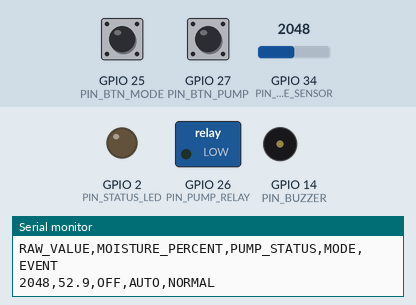
Recording of a sketch running on a simulated ESP32. On the bench: switched loads named in the sketch (green lamp = pin HIGH), output pins drawn as LEDs (lit = HIGH), buzzer (waves = sounding, pin HIGH), the last lines printed to the serial monitor. Dashed ring = blinking. Inputs (shaded band) come from the test bench; at power-on: GPIO 34 (PIN_MOISTURE_SENSOR) = 2048, GPIO 25 (PIN_BTN_MODE) HIGH, GPIO 27 (PIN_BTN_PUMP) HIGH.

Above: at 1.2 s.
1.3 s: GPIO 34 (PIN_MOISTURE_SENSOR) set to 2322
3.2 s: GPIO 34 (PIN_MOISTURE_SENSOR) set to 2421
At 5.2 s:
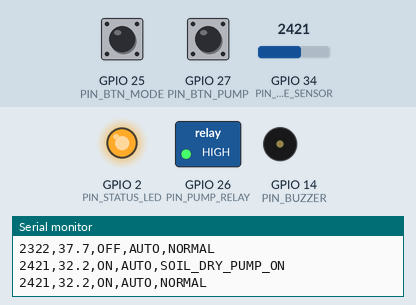
5.5 s: GPIO 25 (PIN_BTN_MODE) pulled LOW for 0.15 s
At 8.4 s:
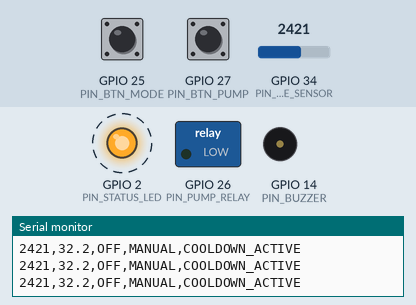
9.8 s: GPIO 25 (PIN_BTN_MODE) pulled LOW for 1 s
At 51.8 s:
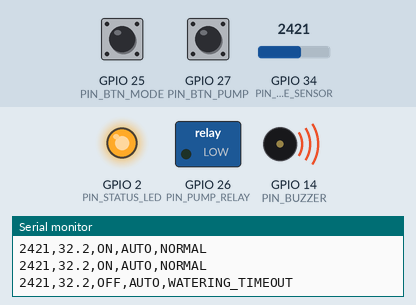
Timing chart, 0 to 52.5 s (numbered marks = the images above; inputs shaded):
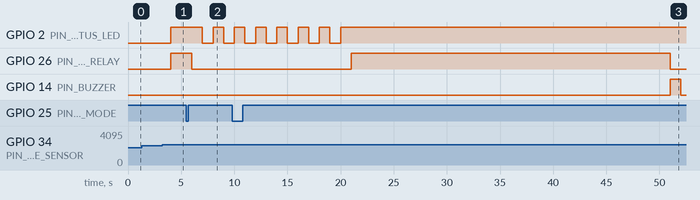

Measured:
- the behaviour switches between 2370 and 2371 on GPIO 34 (PIN_MOISTURE_SENSOR) (found by bisection; images 0 and 1)
- after the input at 3.2 s, GPIO 2 (PIN_STATUS_LED), GPIO 26 (PIN_PUMP_RELAY): LOW → HIGH after 0.80 s
- after the input at 5.5 s, GPIO 2 (PIN_STATUS_LED): HIGH → LOW after 1.5 s, → HIGH 1.0 s later, → LOW 1.0 s later; GPIO 26 (PIN_PUMP_RELAY): HIGH → LOW after 0.50 s
- after the input at 9.8 s, GPIO 26 (PIN_PUMP_RELAY): LOW → HIGH after 11.2 s, → LOW 30.0 s later; GPIO 14 (PIN_BUZZER): LOW → HIGH after 41.2 s, → LOW 1.0 s later

The sketch:

esp32_aquasense.ino
```cpp
/**
 * @file esp32_aquasense.ino
 * @brief AquaSense Smart Soil Moisture Irrigation System Firmware for ESP32.
 * @details Implements automatic closed-loop threshold watering with hysteresis,
 *          non-blocking safety timers for pump protection, manual override button controls,
 *          error checking, and structured serial data reporting.
 *
 * Hardware Connections (ESP32):
 * - Capacitive Soil Moisture Sensor (Analog Input): GPIO 34
 * - Pump Control Relay (Active HIGH / LOW supported, default active HIGH): GPIO 26
 * - Mode Select Push Button (Momentary, Pull-up): GPIO 25 (Switches AUTO <-> MANUAL)
 * - Manual Pump Trigger Button (Momentary, Pull-up): GPIO 27 (Toggles Pump in MANUAL)
 * - Status indicator LED: GPIO 2 (Blinks during events, turns ON when pump is active)
 * - Alarm Buzzer: GPIO 14 (Sounds alert on SENSOR_ERROR or WATERING_TIMEOUT)
 */

#include <Arduino.h>

// --- Pin Definitions ---
const int PIN_MOISTURE_SENSOR = 34; // ADC1 channel 6
const int PIN_PUMP_RELAY      = 26; // Digital Output to Relay
const int PIN_BTN_MODE        = 25; // Digital Input (Push Button to GND)
const int PIN_BTN_PUMP        = 27; // Digital Input (Push Button to GND)
const int PIN_STATUS_LED      = 2;  // Digital Output (Built-in LED)
const int PIN_BUZZER          = 14; // Digital Output to Buzzer

// --- Calibration and Threshold Parameters ---
// ESP32 ADC is 12-bit (0 - 4095).
// Capacitive sensor outputs high voltage (e.g. 3000) when dry and low voltage (e.g. 1200) when wet.
const int DRY_RAW_VALUE = 3000;
const int WET_RAW_VALUE = 1200;

const float DRY_THRESHOLD_PERCENT = 35.0;
const float WET_THRESHOLD_PERCENT = 60.0;

const int SENSOR_MIN_RAW = 0;
const int SENSOR_MAX_RAW = 4095;

// --- Timing Constants (in milliseconds) ---
const unsigned long SAMPLING_INTERVAL_MS   = 1000;  // Sample sensor every 1s
const unsigned long MAX_PUMP_RUNTIME_MS    = 30000; // Max continuous pump time: 30s
const unsigned long PUMP_COOLDOWN_MS       = 15000; // Cooldown limit: 15s
const unsigned long BUTTON_DEBOUNCE_MS     = 200;   // Debounce interval for buttons

// --- System State Definitions ---
enum SystemState {
  STATE_IDLE,
  STATE_SOIL_DRY,
  STATE_PUMP_ON,
  STATE_SOIL_WET,
  STATE_MANUAL_ON,
  STATE_MANUAL_OFF,
  STATE_SENSOR_ERROR,
  STATE_WATERING_TIMEOUT,
  STATE_COOLDOWN_ACTIVE
};

enum OpMode {
  MODE_AUTO,
  MODE_MANUAL
};

// --- Global State Variables ---
OpMode currentMode            = MODE_AUTO;
SystemState currentState      = STATE_IDLE;
bool pumpActive               = false;

unsigned long lastSampleTime  = 0;
unsigned long pumpStartTime   = 0;
unsigned long cooldownStartTime = 0;

// Button Debounce Timers
unsigned long lastModeBtnTime = 0;
unsigned long lastPumpBtnTime = 0;

// Buffer for serial logging event code
String currentEvent = "NORMAL";

// --- Function Prototypes ---
float rawToMoisturePercent(int rawVal);
bool isSensorValid(int rawVal);
void updateHardwareOutputs();
void handleButtons();
void logSerialOutput(int rawVal, float moisturePercent);

void setup() {
  // 1. Initialize Serial Communication
  Serial.begin(115200);
  while (!Serial) {
    ; // Wait for serial port to connect (Leonardo/Micro/ESP32 native USB)
  }

  // 2. Configure Pin Directions
  pinMode(PIN_MOISTURE_SENSOR, INPUT);
  pinMode(PIN_BTN_MODE, INPUT_PULLUP);
  pinMode(PIN_BTN_PUMP, INPUT_PULLUP);

  pinMode(PIN_PUMP_RELAY, OUTPUT);
  pinMode(PIN_STATUS_LED, OUTPUT);
  pinMode(PIN_BUZZER, OUTPUT);

  // 3. Keep Pump OFF during startup (Safety First)
  digitalWrite(PIN_PUMP_RELAY, LOW);
  digitalWrite(PIN_STATUS_LED, LOW);
  digitalWrite(PIN_BUZZER, LOW);

  Serial.println("\n--- AquaSense Initialized ---");
  Serial.println("RAW_VALUE,MOISTURE_PERCENT,PUMP_STATUS,MODE,EVENT");
}

void loop() {
  unsigned long currentMillis = millis();

  // 1. Scan Input Push Buttons (Non-blocking)
  handleButtons();

  // 2. Periodic Sensor Sampling and State Updates
  if (currentMillis - lastSampleTime >= SAMPLING_INTERVAL_MS) {
    lastSampleTime = currentMillis;

    // Read raw ADC value
    int rawVal = analogRead(PIN_MOISTURE_SENSOR);
    bool sensorValid = isSensorValid(rawVal);
    float moisturePercent = sensorValid ? rawToMoisturePercent(rawVal) : 0.0;

    // Reset/Default event at each sampling cycle
    currentEvent = "NORMAL";

    // --- State Machine Logic ---

    // A. Safety Check: Check Sensor Failures
    if (!sensorValid) {
      if (pumpActive) {
        pumpActive = false;
        cooldownStartTime = currentMillis; // Trigger safety cooldown
      }
      currentState = STATE_SENSOR_ERROR;
      currentEvent = "SENSOR_ERROR_PUMP_OFF";
    }

    // B. Safety Check: Check Cooldown Guard
    else if (cooldownStartTime > 0 && (currentMillis - cooldownStartTime < PUMP_COOLDOWN_MS)) {
      pumpActive = false;
      currentState = STATE_COOLDOWN_ACTIVE;
      currentEvent = "COOLDOWN_ACTIVE";
    }

    // C. Normal Operation: Cooldown expired
    else {
      if (cooldownStartTime > 0) {
        // Cooldown has expired, reset cooldown timer
        cooldownStartTime = 0;
      }

      if (currentMode == MODE_AUTO) {
        if (pumpActive) {
          // Check for max runtime overrun
          unsigned long elapsedRuntime = currentMillis - pumpStartTime;
          if (elapsedRuntime >= MAX_PUMP_RUNTIME_MS) {
            pumpActive = false;
            cooldownStartTime = currentMillis; // Lock out pump
            currentState = STATE_WATERING_TIMEOUT;
            currentEvent = "WATERING_TIMEOUT";
          }
          // Check for wet soil threshold (Hysteresis OFF)
          else if (moisturePercent >= WET_THRESHOLD_PERCENT) {
            pumpActive = false;
            cooldownStartTime = currentMillis;
            currentState = STATE_SOIL_WET;
            currentEvent = "SOIL_WET_PUMP_OFF";
          }
          else {
            currentState = STATE_PUMP_ON;
          }
        }
        else { // Pump is currently OFF
          // Check for dry soil threshold (Hysteresis ON)
          if (moisturePercent < DRY_THRESHOLD_PERCENT) {
            pumpActive = true;
            pumpStartTime = currentMillis;
            currentState = STATE_PUMP_ON;
            currentEvent = "SOIL_DRY_PUMP_ON";
          }
          else {
            // Determine state classification
            if (moisturePercent >= WET_THRESHOLD_PERCENT) {
              currentState = STATE_SOIL_WET;
            } else {
              currentState = STATE_IDLE; // SOIL_OK
            }
          }
        }
      }

      else { // MANUAL MODE
        if (pumpActive) {
          // Max runtime safety guard must still run in manual mode!
          unsigned long elapsedRuntime = currentMillis - pumpStartTime;
          if (elapsedRuntime >= MAX_PUMP_RUNTIME_MS) {
            pumpActive = false;
            cooldownStartTime = currentMillis;
            currentState = STATE_WATERING_TIMEOUT;
            currentEvent = "WATERING_TIMEOUT";
          }
          else {
            currentState = STATE_MANUAL_ON;
          }
        }
        else {
          currentState = STATE_MANUAL_OFF;
        }
      }
    }

    // 3. Update Actuator Output Signals (Relay, LED, Buzzer)
    updateHardwareOutputs();

    // 4. Log Structured Serial Data
    logSerialOutput(rawVal, moisturePercent);
  }
}

/**
 * Converts raw ADC value from the moisture sensor to percentage [0.0 - 100.0]
 */
float rawToMoisturePercent(int rawVal) {
  if (DRY_RAW_VALUE == WET_RAW_VALUE) return 0.0;

  float percent = ((float)(DRY_RAW_VALUE - rawVal) / (float)(DRY_RAW_VALUE - WET_RAW_VALUE)) * 100.0;
  return constrain(percent, 0.0, 100.0);
}

/**
 * Checks if raw value lies within reasonable hardware limits
 */
bool isSensorValid(int rawVal) {
  return (rawVal >= SENSOR_MIN_RAW && rawVal <= SENSOR_MAX_RAW);
}

/**
 * Updates external relays, status indicator LEDs, and warning buzzers.
 */
void updateHardwareOutputs() {
  // Drive pump relay
  digitalWrite(PIN_PUMP_RELAY, pumpActive ? HIGH : LOW);

  // LED indicates pump status (Solid ON when pump runs)
  // If in an error state (SENSOR_ERROR or WATERING_TIMEOUT), double flash
  if (currentState == STATE_SENSOR_ERROR || currentState == STATE_WATERING_TIMEOUT) {
    digitalWrite(PIN_STATUS_LED, (millis() / 250) % 2 == 0 ? HIGH : LOW);
    // Beep buzzer
    digitalWrite(PIN_BUZZER, (millis() / 500) % 2 == 0 ? HIGH : LOW);
  }
  else if (currentState == STATE_COOLDOWN_ACTIVE) {
    // Single slow blink during cooldown
    digitalWrite(PIN_STATUS_LED, (millis() / 1000) % 2 == 0 ? HIGH : LOW);
    digitalWrite(PIN_BUZZER, LOW);
  }
  else {
    digitalWrite(PIN_STATUS_LED, pumpActive ? HIGH : LOW);
    digitalWrite(PIN_BUZZER, LOW);
  }
}

/**
 * Handles physical button interactions with software debouncing.
 */
void handleButtons() {
  unsigned long currentMillis = millis();

  // 1. Read Mode Button (Pin 25, active low pull-up)
  if (digitalRead(PIN_BTN_MODE) == LOW) {
    if (currentMillis - lastModeBtnTime >= BUTTON_DEBOUNCE_MS) {
      lastModeBtnTime = currentMillis;

      // Toggle mode
      if (currentMode == MODE_AUTO) {
        currentMode = MODE_MANUAL;
        currentState = STATE_MANUAL_OFF;
        // Turn off pump when switching modes for safety
        if (pumpActive) {
          pumpActive = false;
          cooldownStartTime = currentMillis;
        }
      } else {
        currentMode = MODE_AUTO;
        currentState = STATE_IDLE;
        if (pumpActive) {
          pumpActive = false;
          cooldownStartTime = currentMillis;
        }
      }
    }
  }

  // 2. Read Pump Toggle Button (Pin 27, active low pull-up)
  // Only valid in MANUAL mode and when not locked out by cooldown or errors
  if (digitalRead(PIN_BTN_PUMP) == LOW) {
    if (currentMode == MODE_MANUAL && currentState != STATE_COOLDOWN_ACTIVE && currentState != STATE_SENSOR_ERROR) {
      if (currentMillis - lastPumpBtnTime >= BUTTON_DEBOUNCE_MS) {
        lastPumpBtnTime = currentMillis;

        // Toggle pump
        pumpActive = !pumpActive;
        if (pumpActive) {
          pumpStartTime = currentMillis;
          currentState = STATE_MANUAL_ON;
          currentEvent = "MANUAL_ON";
        } else {
          cooldownStartTime = currentMillis;
          currentState = STATE_MANUAL_OFF;
          currentEvent = "MANUAL_OFF";
        }

        // Print change immediately
        updateHardwareOutputs();
      }
    }
  }
}

/**
 * Logs data in CSV format to the serial port.
 * RAW_VALUE,MOISTURE_PERCENT,PUMP_STATUS,MODE,EVENT
 */
void logSerialOutput(int rawVal, float moisturePercent) {
  String modeStr = (currentMode == MODE_AUTO) ? "AUTO" : "MANUAL";
  String pumpStr = pumpActive ? "ON" : "OFF";

  // Print serial values
  if (currentState == STATE_SENSOR_ERROR) {
    Serial.print("0,0.0,");
  } else {
    Serial.print(rawVal);
    Serial.print(",");
    Serial.print(moisturePercent, 1);
    Serial.print(",");
  }
  Serial.print(pumpStr);
  Serial.print(",");
  Serial.print(modeStr);
  Serial.print(",");
  Serial.println(currentEvent);
}
```
